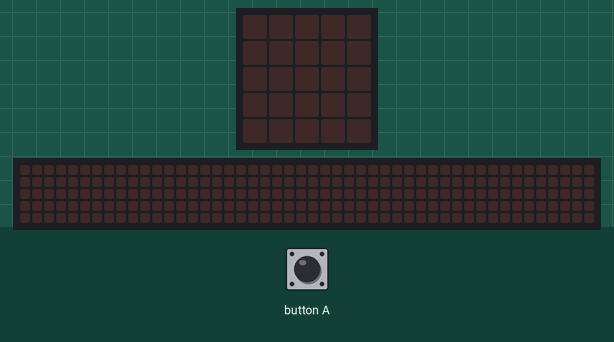
This program was run on a simulated BBC micro:bit (MakeCode). On the bench: the board's 5×5 LED display, a strip that is not on the board, showing the scrolling text unrolled. Inputs (shaded band) come from the test bench. The 48×5 strip is a reading aid, not a part: it shows the text the display is scrolling, unrolled, one strip-width of it at a time.

Above: at 1.2 s.
1.3 s: button A pressed for 0.15 s
At 2.4 s:
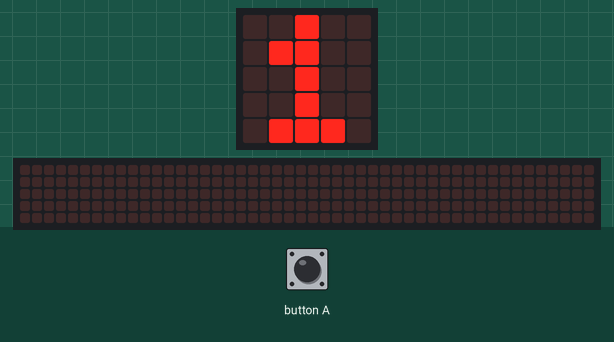
At 7.77 s:
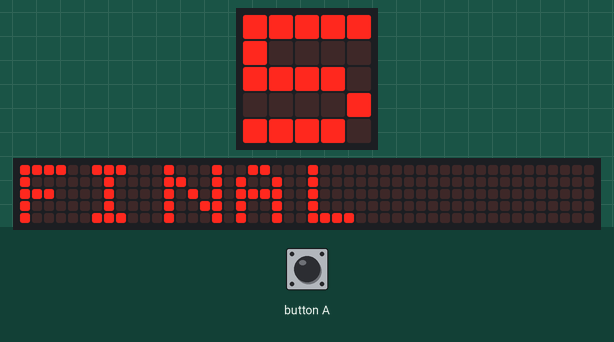
10.4 s: button A pressed for 0.15 s
At 15.8 s:
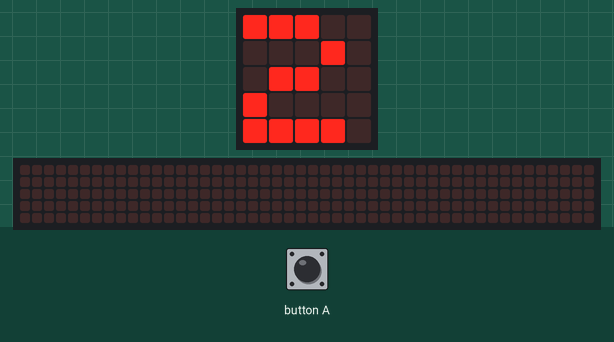
Timing chart, 0 to 17.3 s (numbered marks = the images above; inputs shaded):
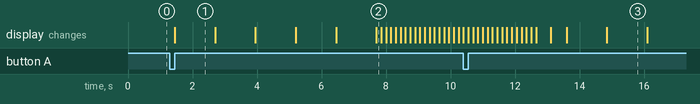

Measured:
- after the input at 1.3 s, the display: changes after 0.15 s (image 1)
- after the input at 10.4 s, the display: first differs from a run without the input after 3.2 s (image 3 shows a later state)
- what the display in image 1 shows lasts 1.2 s, from 1.5 s to 2.7 s

The program:

13_while.py
```python
#practica 13
#Realiza un programa que simule un contador de numeros
#del 1 al 5, usando WHILE y el boton A, en el lenguaje python

def on_button_pressend_a():

 i=1
 while i <=5:
     basic.show_number(i)
     basic.pause(500)
     i = i+1
 basic.show_string("FINAL")
 basic.pause(500)
 basic.clear_screen()


input.on_button_pressed(Button.A, on_button_pressend_a)
```
